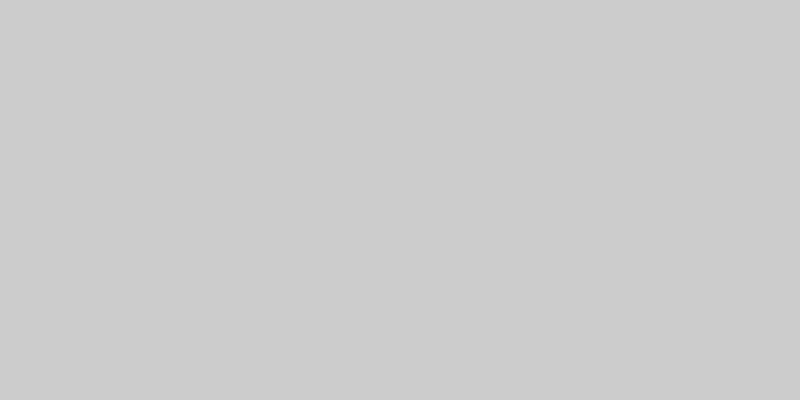
Frame 1 (no input)
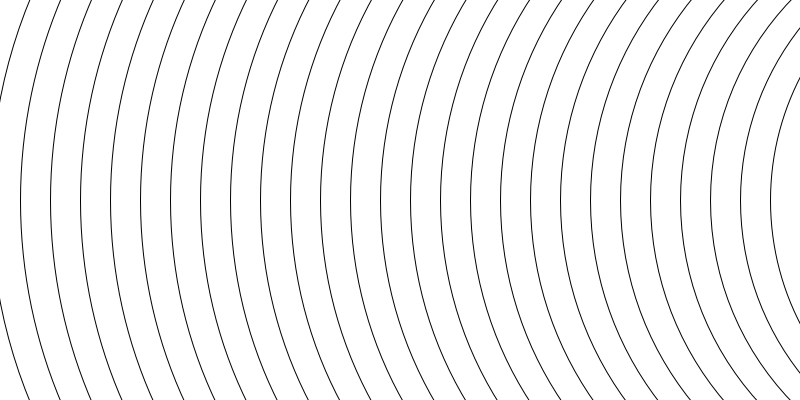
Frame 60 (the mouse pressed at the canvas centre just before this capture)
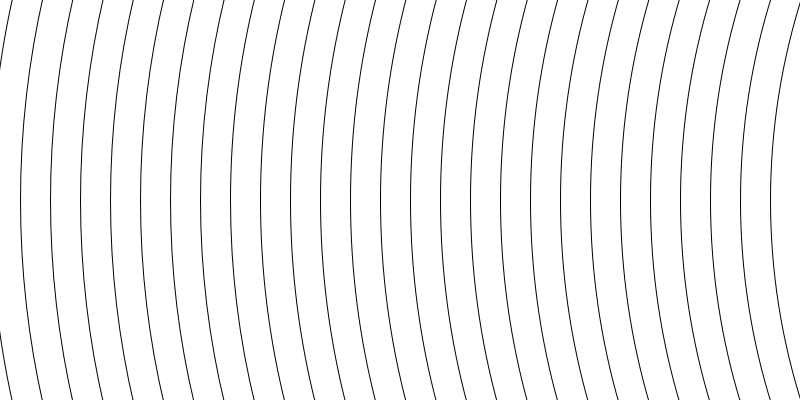
Frame 120 (the mouse held since frame 60 and released just before this capture)

The Processing sketch that drew these frames (run headless with seeded random() and noise(); from frame 60 on, the mouse is pressed at the canvas centre):

// Processing sketch: doppler
// ── doppler.pde
float vWave = 10;
float vSource = 20 ; // put value
float t = 0;

int i;

void setup(){
  size(800,400);
}

void draw(){
  for(i = 0; i < t; i++){  // A = t
  ellipse(width/2 + (vSource*i), height/2, ((t - i)*vWave*2), ((t - i)*vWave*2)); 
  // B = (vSource*i), C = (t - i)*vWave*2 
  }

  t++;
  delay(100);

}
